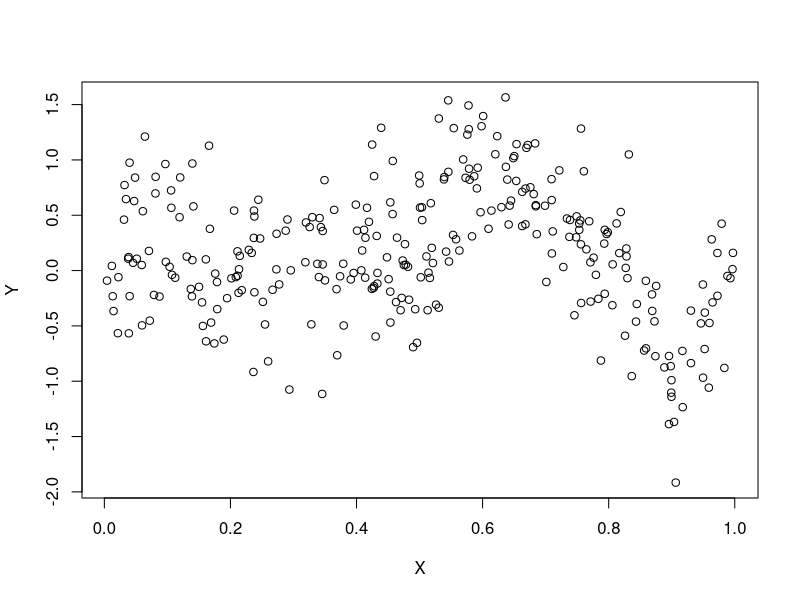
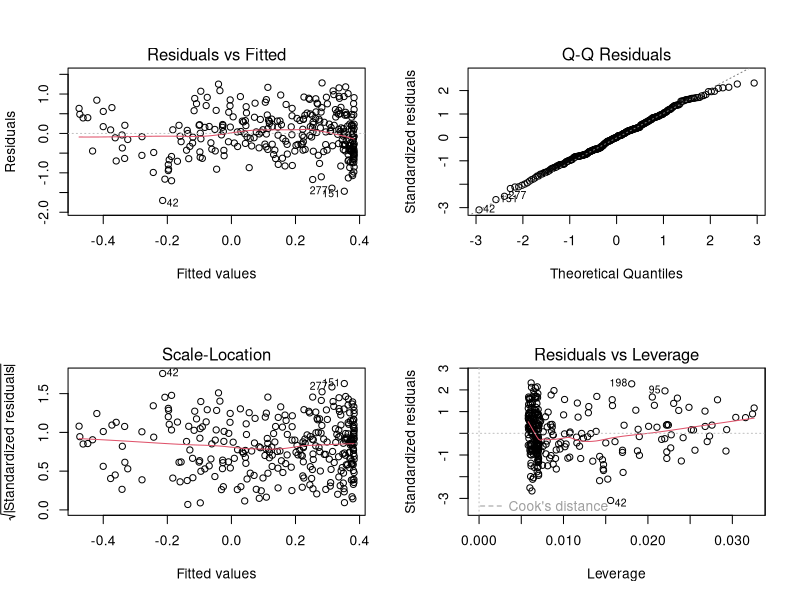
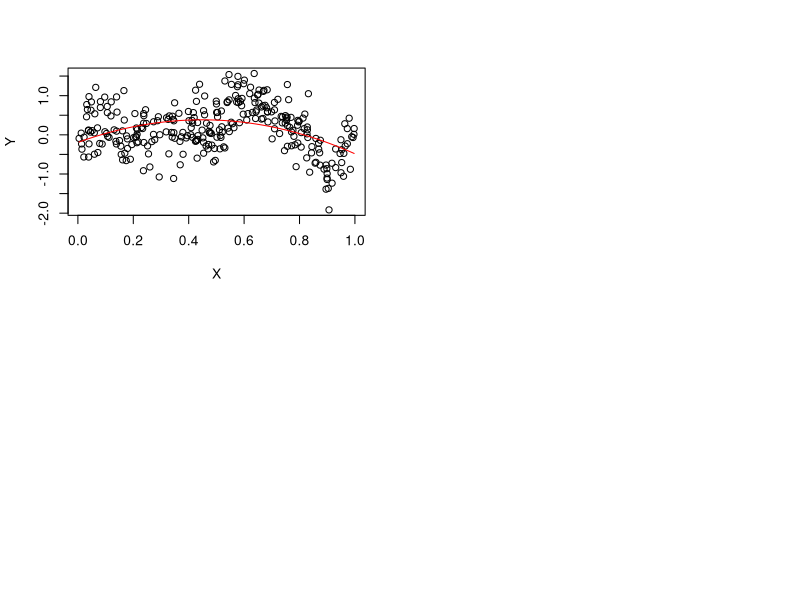
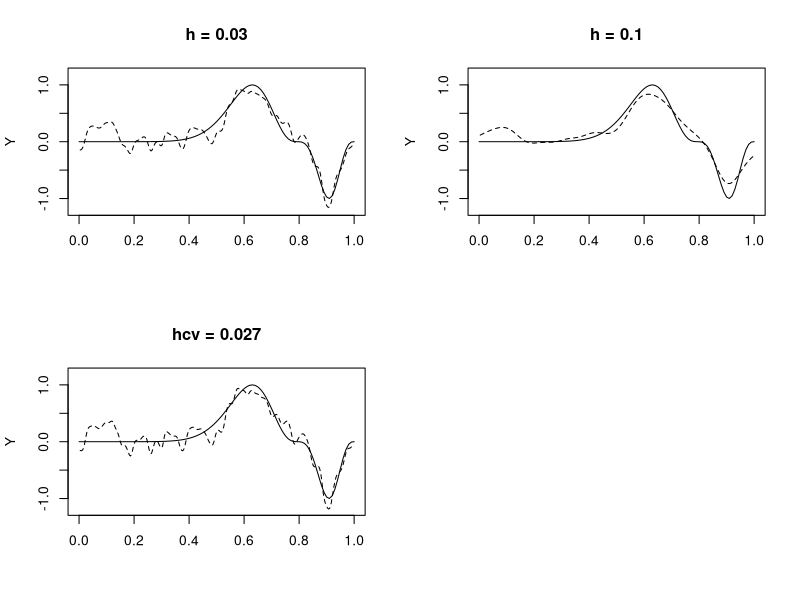
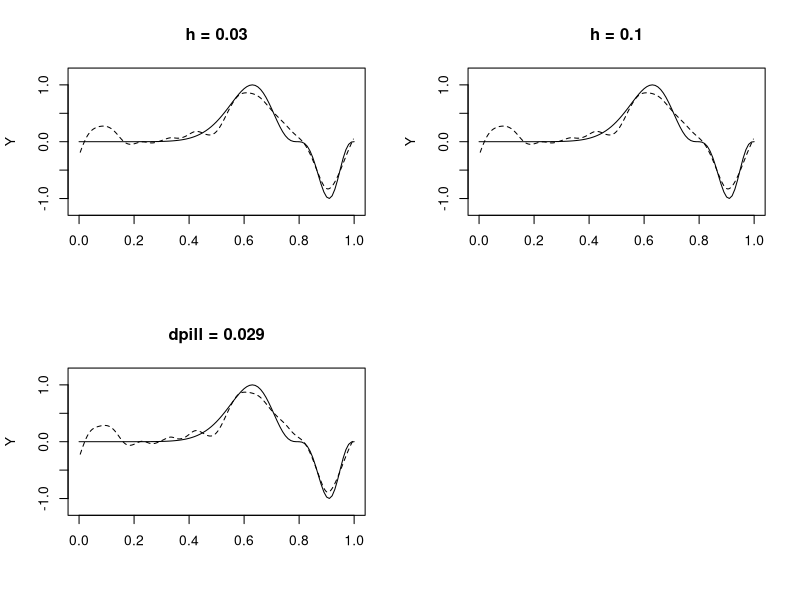
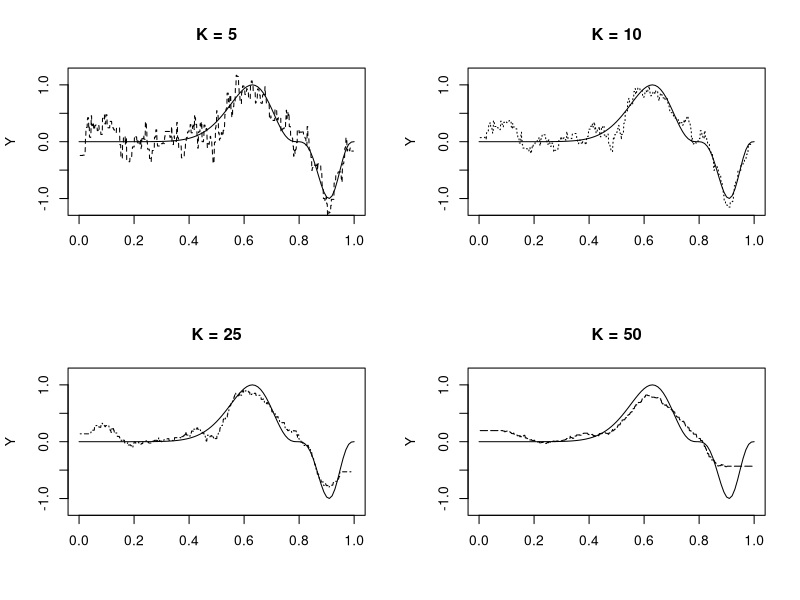
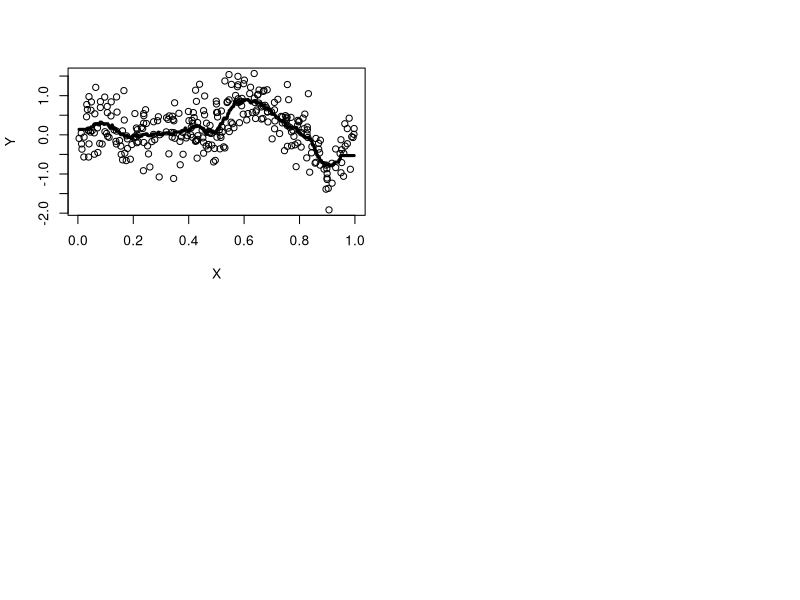

These charts were generated, in order, by the following R code:
## ---- chunk 1
#generate data
X = runif(300)
e = rnorm(300, mean = 0, sd = sqrt(0.2))
Y = sin(2*pi*X^3)^3 + e
## ---- chunk 2
#build parametric model
plot(X, Y)
m = lm(Y~ poly(X, 2))
par(mfrow = c(2,2))
plot(m)

#build parametric model
plot(X, Y)
lines(sort(X), fitted(m)[order(X)], col='red', type='l') 

## ---- chunk 3
library(sm)

#build kerenel regression 
km.03 = ksmooth(X,Y, kernel = "normal", bandwidth = .03)
km.1 = ksmooth(X,Y, kernel = "normal", bandwidth = .1)
km.hcv = ksmooth(X,Y, kernel = "normal", bandwidth = hcv(X,Y))

#plot regression functions 
par(mfrow = c(2,2))

curve(sin(2*pi*x^3)^3, from = 0, to = 1, ylab = "Y", xlab = "", main = "h = 0.03", ylim = c(-1.2,1.2))
points(km.03$x, km.03$y, type = "l", lty = 2, ylab = "Y", xlab = "X")

curve(sin(2*pi*x^3)^3, from = 0, to = 1, ylab = "Y", xlab = "", main = "h = 0.1",ylim = c(-1.2,1.2))
points(km.1$x, km.1$y, type = "l", lty = 2, ylab = "Y", xlab = "X")

curve(sin(2*pi*x^3)^3, from = 0, to = 1, ylab = "Y", xlab = "", main = "hcv = 0.027",ylim = c(-1.2,1.2))
points(km.hcv$x, km.hcv$y, type = "l", lty = 2, ylab = "Y", xlab = "X")
## ---- chunk 4
library(KernSmooth)

#build local linear 
llm.03 = locpoly(X,Y, degree = 1, kernel = "normal", bandwidth = 0.03)
llm.1 = locpoly(X,Y, degree = 1, kernel = "normal", bandwidth = 0.03)
llm.dpill = locpoly(X,Y, degree = 1, kernel = "normal", bandwidth = dpill(X,Y))


#plot regression functions 
par(mfrow = c(2,2))

curve(sin(2*pi*x^3)^3, from = 0, to = 1, ylab = "Y", xlab = "", main = "h = 0.03", ylim = c(-1.2,1.2))
points(llm.03$x, llm.03$y, type = "l", lty = 2, ylab = "Y", xlab = "X")

curve(sin(2*pi*x^3)^3, from = 0, to = 1, ylab = "Y", xlab = "", main = "h = 0.1",ylim = c(-1.2,1.2))
points(llm.1$x, llm.1$y, type = "l", lty = 2, ylab = "Y", xlab = "X")

curve(sin(2*pi*x^3)^3, from = 0, to = 1, ylab = "Y", xlab = "", main = "dpill = 0.029",ylim = c(-1.2,1.2))
points(llm.dpill$x, llm.dpill$y, type = "l", lty = 2, ylab = "Y", xlab = "X")
## ---- chunk 5
#function for knn for single point
knny = function(x, y, k){
  return(order(abs(x -y))[1:k])
}

#knn regression 
knn_reg = function(X, Y, k){
  #set grid
  grid = unique(sort(c(seq(from = min(X), to = max(X), by = .001), X)))
  #initialize data structs
  y = numeric(length(grid))
  n = length(X)
  #find Y values for grid
  for(i in 1:length(grid)){
    #find neaest neighbors
    nn = knny(X, grid[i], k)
    
    #get y values
    y[i] = (1/n)*sum((n/k)*Y[nn])
    
  }
  mat = cbind(grid,y)
  return(mat)
}

#Symmetric function 

knn_sym = function(X,Y,k){
  #get known values
  m = knn_reg(X,Y,k)
  
  #lay out grid as in knn_reg 
  grid = unique(sort(c(X, seq(from=min(X), to = max(X), by = .001))))
  n = length(grid)
  
  #get i indices
  start = floor(k/2)+1
  end = n - floor(k/2)-1
  
  #reorder Y based on X ordering
  y = m[order(m[,1]),][,2] 
  
  #build data structure for values
  newY = numeric(length(start:end))
  
  #initialize first and last values with know values
  newY[1:start] = m[1:start,2]
  newY[(end+2):length(grid)] = m[((end+2):length(grid)),2]
  
  #define recursive sequence 
  for(i in start:end){
    newY[i+1] = newY[i] + 1/k*(y[i + floor(k/2)+1] - y[i -floor(k/2)])
  }
  
  return(cbind(sort(grid), y))
  
}

## ---- chunk 6
#Implement KNN based on k = 5, 10, 25, 50

knn5 = knn_sym(X, Y, 5)
knn10 = knn_sym(X, Y, 10)
knn25 = knn_sym(X, Y, 25)
knn50 = knn_sym(X, Y, 50)


#plot
par(mfrow = c(2,2))
curve(sin(2*pi*x^3)^3, from = 0, to = 1, ylab = "Y", xlab = "", main = "K = 5", ylim = c(-1.2,1.2))
points(knn5[,1], knn5[,2], lty = 2, type = "l")

curve(sin(2*pi*x^3)^3, from = 0, to = 1, ylab = "Y", xlab = "", main = "K = 10", ylim = c(-1.2,1.2))
points(knn10[,1], knn10[,2], lty = 3, type = "l")

curve(sin(2*pi*x^3)^3, from = 0, to = 1, ylab = "Y", xlab = "", main = "K = 25", ylim = c(-1.2,1.2))
points(knn25[,1], knn25[,2], lty = 4, type = "l")

curve(sin(2*pi*x^3)^3, from = 0, to = 1, ylab = "Y", xlab = "", main = "K = 50", ylim = c(-1.2,1.2))
points(knn50[,1], knn50[,2], lty = 5, type = "l")

## ---- chunk 7
plot(X,Y)
points(knn25[,1], knn25[,2], type = "l", lwd = 3)
